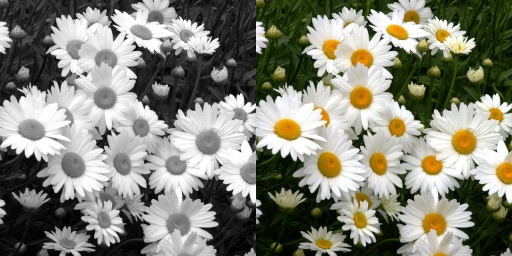
#> input picture dataset/test/daisies/daisies_00038.jpg, 512 x 256 px, given as the content of the folder flowers, which was not available
$ python BW_gen.py
#> lines starting #> are read from the running program, lines starting #| are printed output that depends on the picture; pictures that were not available may be replaced by others from this repository, and a replacement may not be noted
import os
import cv2

class_list = os.listdir('flowers')
print(class_list)

import matplotlib.pyplot as plt

data = {}

for folder in class_list:
	if folder not in data:
		data[folder]=0
	for i, img in enumerate(os.listdir(os.path.join('flowers',folder))):
		data[folder]+=1
	for i, img in enumerate(os.listdir(os.path.join('flowers',folder))):
		image = cv2.imread(os.path.join('flowers',folder,img))
#> image is the input picture: shape (256, 512, 3); mean B, G, R 120.2, 132.5, 132.4
		image = cv2.resize(image, (256,256), interpolation = cv2.INTER_AREA)
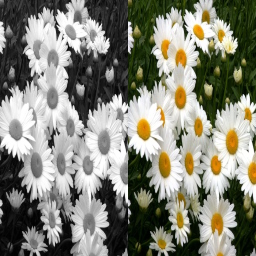
#> image: shape (256, 256, 3); mean B, G, R 120.2, 132.5, 132.4
		gray = cv2.cvtColor(image, cv2.COLOR_BGR2GRAY)
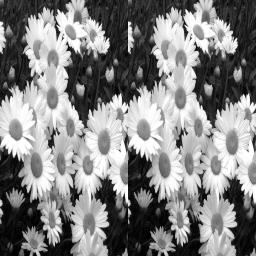
#> gray: shape (256, 256); min 0, max 255, mean 131.1
		backtorgb = cv2.cvtColor(gray,cv2.COLOR_GRAY2RGB)
		im_h = cv2.hconcat([backtorgb,image])
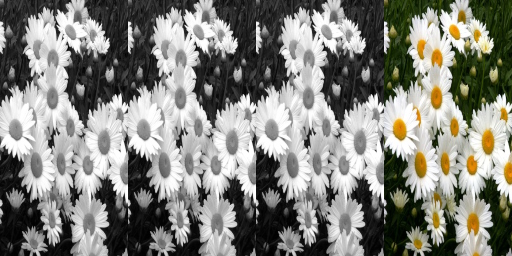
#> im_h: shape (256, 512, 3); mean B, G, R 125.6, 131.8, 131.8
		# class_img = img.split('_')[0]
		if i%10==0:
			if not os.path.exists('test'):
				os.mkdir('test')
			if not os.path.exists(os.path.join('test',folder)):
				os.mkdir(os.path.join('test',folder))
			cv2.imwrite(os.path.join('test',folder,img), im_h)
		else:
			if not os.path.exists('train'):
				os.mkdir('train')
			if not os.path.exists(os.path.join('train',folder)):
				os.mkdir(os.path.join('train',folder))
			cv2.imwrite(os.path.join('train',folder,img), im_h)


names = list(data.keys())
values = list(data.values())

plt.bar(range(len(data)), values, tick_label=names)
plt.show()
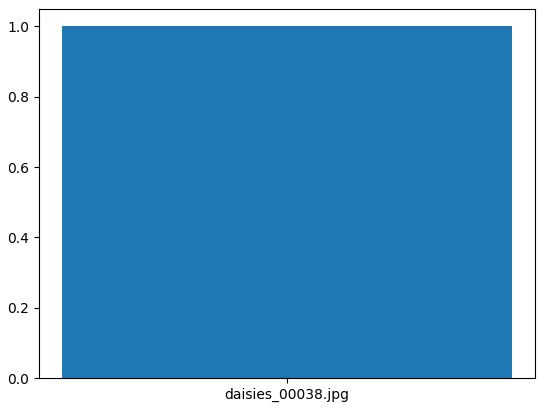
#> figure drawn by matplotlib, 1 panel

$ run again, on dataset/test/hibiscus/hibiscus_00016.jpg
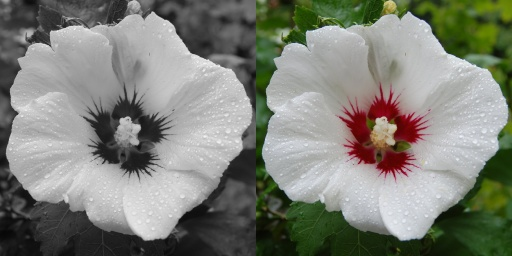
#> input picture dataset/test/hibiscus/hibiscus_00016.jpg, 512 x 256 px, given as the content of the folder flowers, which was not available
#> image is the input picture: shape (256, 512, 3); mean B, G, R 119.1, 128.2, 125.9
#> image: shape (256, 256, 3)
#> `im_h = cv2.hconcat([backtorgb,image])`:
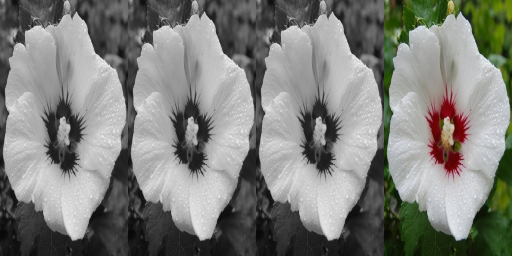
#> im_h: shape (256, 512, 3); mean B, G, R 122.8, 127.3, 126.2
#> `plt.show()`:
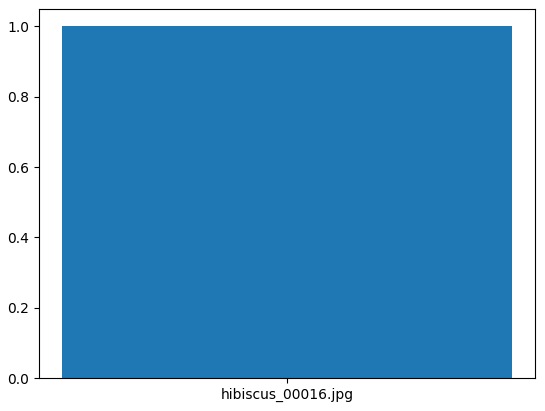
#> figure drawn by matplotlib, 1 panel

$ run again, on dataset/test/hydrangeas/hydrangeas_00070.jpg
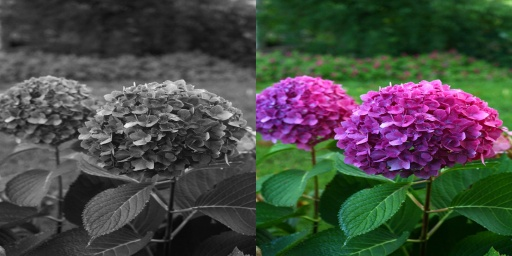
#> input picture dataset/test/hydrangeas/hydrangeas_00070.jpg, 512 x 256 px, given as the content of the folder flowers, which was not available
#> image is the input picture: shape (256, 512, 3); mean B, G, R 67.8, 72.8, 70.2
#> image: shape (256, 256, 3)
#> `im_h = cv2.hconcat([backtorgb,image])`:
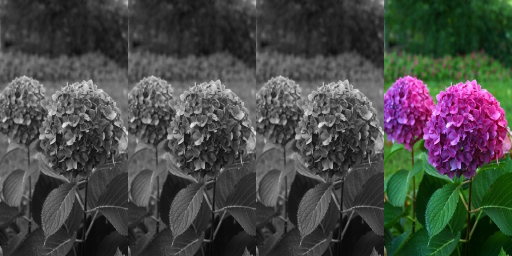
#> im_h: shape (256, 512, 3); mean B, G, R 69.6, 72.1, 70.8
#> `plt.show()`:
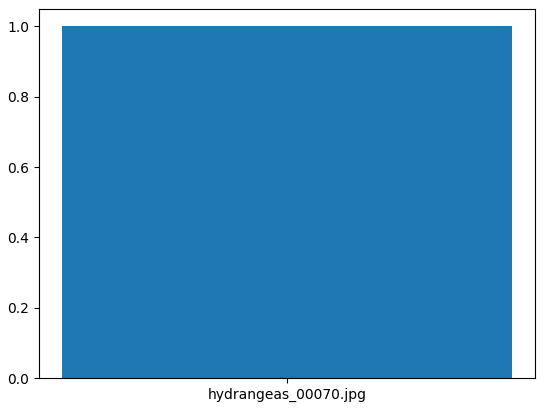
#> figure drawn by matplotlib, 1 panel

$ run again, on dataset/test/lilies/lilies_00010.jpg
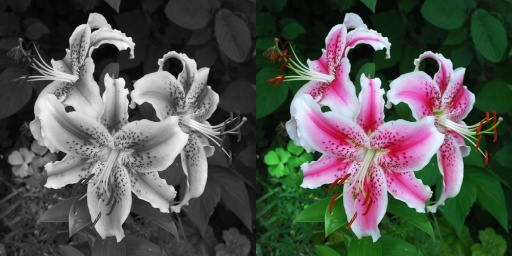
#> input picture dataset/test/lilies/lilies_00010.jpg, 512 x 256 px, given as the content of the folder flowers, which was not available
#> image is the input picture: shape (256, 512, 3); mean B, G, R 81.3, 85.7, 84.5
#> image: shape (256, 256, 3)
#> `im_h = cv2.hconcat([backtorgb,image])`:
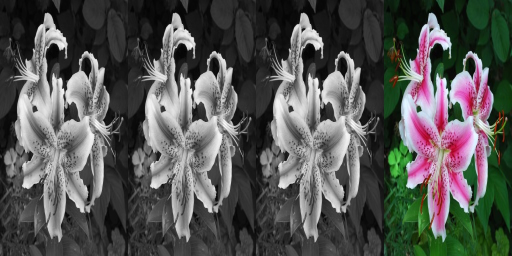
#> im_h: shape (256, 512, 3); mean B, G, R 83.1, 85.3, 84.7
#> `plt.show()`:
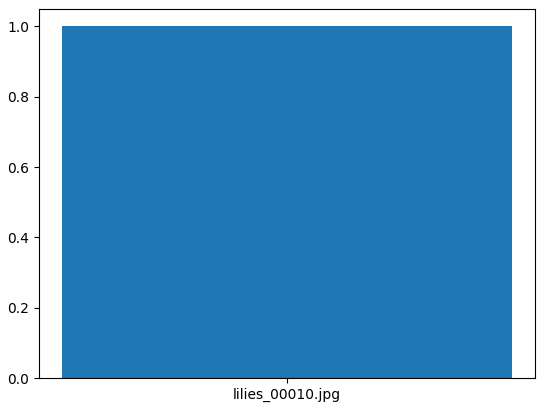
#> figure drawn by matplotlib, 1 panel
